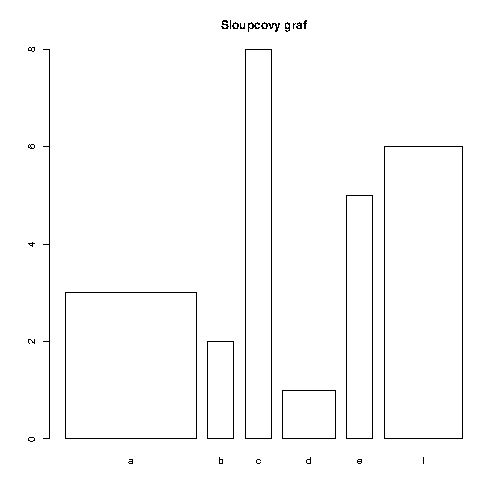

Recreate this plot in R.
bitmap(file="out.png")

vektor1 <- c(3,2,8,1,5,6)

vektor2 <- c("a","b","c","d","e","f")

vektor3 <- c(5,1,1,2,1,3)

vektor4 <- c("blue","red","blue","red","blue","red") # nasledoval by za col =

barplot(vektor1, names.arg = vektor2, 
		main = "Sloupcovy graf", width = vektor3, col = "white")
